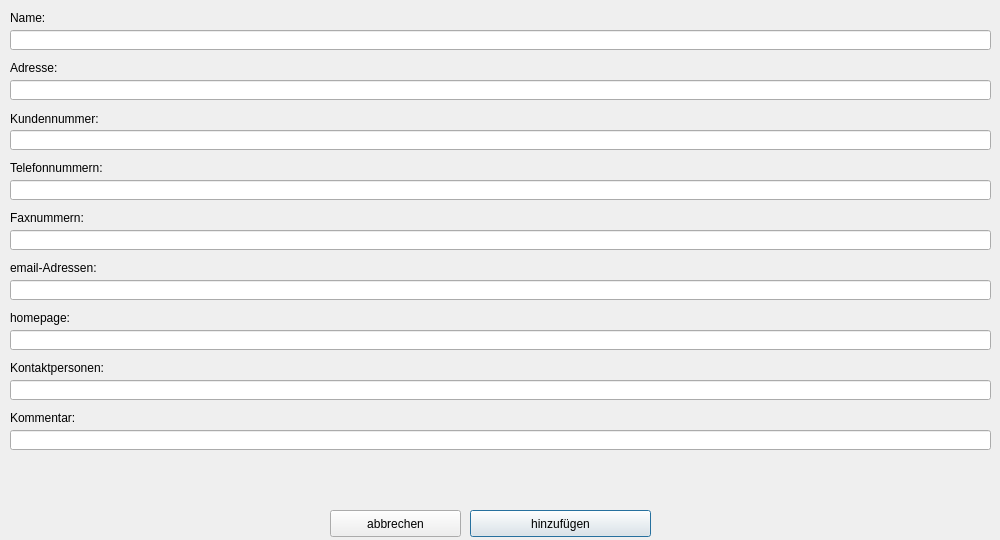
<?xml version="1.0" encoding="UTF-8"?>
<ui version="4.0">
 <class>CInputDialogDealer</class>
 <widget class="QDialog" name="CInputDialogDealer">
  <property name="geometry">
   <rect>
    <x>0</x>
    <y>0</y>
    <width>1000</width>
    <height>540</height>
   </rect>
  </property>
  <property name="windowTitle">
   <string>Dialog</string>
  </property>
  <property name="windowIcon">
   <iconset>
    <normaloff>res/icon.ico</normaloff>res/icon.ico</iconset>
  </property>
  <widget class="QLabel" name="label_2">
   <property name="geometry">
    <rect>
     <x>10</x>
     <y>60</y>
     <width>91</width>
     <height>16</height>
    </rect>
   </property>
   <property name="text">
    <string>Adresse:</string>
   </property>
  </widget>
  <widget class="QLabel" name="label_7">
   <property name="geometry">
    <rect>
     <x>10</x>
     <y>360</y>
     <width>161</width>
     <height>16</height>
    </rect>
   </property>
   <property name="text">
    <string>Kontaktpersonen:</string>
   </property>
  </widget>
  <widget class="QLabel" name="label_4">
   <property name="geometry">
    <rect>
     <x>10</x>
     <y>210</y>
     <width>151</width>
     <height>16</height>
    </rect>
   </property>
   <property name="text">
    <string>Faxnummern:</string>
   </property>
  </widget>
  <widget class="QLabel" name="label_6">
   <property name="geometry">
    <rect>
     <x>10</x>
     <y>310</y>
     <width>121</width>
     <height>16</height>
    </rect>
   </property>
   <property name="text">
    <string>homepage:</string>
   </property>
  </widget>
  <widget class="QLabel" name="label_9">
   <property name="geometry">
    <rect>
     <x>10</x>
     <y>110</y>
     <width>261</width>
     <height>18</height>
    </rect>
   </property>
   <property name="text">
    <string>Kundennummer:</string>
   </property>
  </widget>
  <widget class="QLineEdit" name="lineEditContect">
   <property name="geometry">
    <rect>
     <x>10</x>
     <y>380</y>
     <width>981</width>
     <height>20</height>
    </rect>
   </property>
   <property name="maxLength">
    <number>200</number>
   </property>
  </widget>
  <widget class="QLabel" name="label_5">
   <property name="geometry">
    <rect>
     <x>10</x>
     <y>260</y>
     <width>131</width>
     <height>16</height>
    </rect>
   </property>
   <property name="text">
    <string>email-Adressen:</string>
   </property>
  </widget>
  <widget class="QLineEdit" name="lineEditCallnumbers">
   <property name="geometry">
    <rect>
     <x>10</x>
     <y>180</y>
     <width>981</width>
     <height>20</height>
    </rect>
   </property>
   <property name="maxLength">
    <number>200</number>
   </property>
  </widget>
  <widget class="QLabel" name="labelNameError">
   <property name="geometry">
    <rect>
     <x>10</x>
     <y>470</y>
     <width>981</width>
     <height>16</height>
    </rect>
   </property>
   <property name="palette">
    <palette>
     <active>
      <colorrole role="WindowText">
       <brush brushstyle="SolidPattern">
        <color alpha="255">
         <red>170</red>
         <green>0</green>
         <blue>0</blue>
        </color>
       </brush>
      </colorrole>
      <colorrole role="Text">
       <brush brushstyle="SolidPattern">
        <color alpha="255">
         <red>170</red>
         <green>0</green>
         <blue>0</blue>
        </color>
       </brush>
      </colorrole>
     </active>
     <inactive>
      <colorrole role="WindowText">
       <brush brushstyle="SolidPattern">
        <color alpha="255">
         <red>170</red>
         <green>0</green>
         <blue>0</blue>
        </color>
       </brush>
      </colorrole>
      <colorrole role="Text">
       <brush brushstyle="SolidPattern">
        <color alpha="255">
         <red>170</red>
         <green>0</green>
         <blue>0</blue>
        </color>
       </brush>
      </colorrole>
     </inactive>
     <disabled>
      <colorrole role="WindowText">
       <brush brushstyle="SolidPattern">
        <color alpha="255">
         <red>118</red>
         <green>116</green>
         <blue>108</blue>
        </color>
       </brush>
      </colorrole>
      <colorrole role="Text">
       <brush brushstyle="SolidPattern">
        <color alpha="255">
         <red>118</red>
         <green>116</green>
         <blue>108</blue>
        </color>
       </brush>
      </colorrole>
     </disabled>
    </palette>
   </property>
   <property name="font">
    <font>
     <family>Sans Serif</family>
     <weight>75</weight>
     <bold>true</bold>
    </font>
   </property>
   <property name="text">
    <string/>
   </property>
   <property name="alignment">
    <set>Qt::AlignCenter</set>
   </property>
  </widget>
  <widget class="QLineEdit" name="lineEditCustomernumber">
   <property name="geometry">
    <rect>
     <x>10</x>
     <y>130</y>
     <width>981</width>
     <height>20</height>
    </rect>
   </property>
   <property name="maxLength">
    <number>200</number>
   </property>
  </widget>
  <widget class="QLineEdit" name="lineEditName">
   <property name="geometry">
    <rect>
     <x>10</x>
     <y>30</y>
     <width>981</width>
     <height>20</height>
    </rect>
   </property>
   <property name="maxLength">
    <number>200</number>
   </property>
  </widget>
  <widget class="QLineEdit" name="lineEditFaxnumbers">
   <property name="geometry">
    <rect>
     <x>10</x>
     <y>230</y>
     <width>981</width>
     <height>20</height>
    </rect>
   </property>
   <property name="maxLength">
    <number>200</number>
   </property>
  </widget>
  <widget class="QLineEdit" name="lineEditComment">
   <property name="geometry">
    <rect>
     <x>10</x>
     <y>430</y>
     <width>981</width>
     <height>20</height>
    </rect>
   </property>
   <property name="maxLength">
    <number>200</number>
   </property>
  </widget>
  <widget class="QLineEdit" name="lineEditHomepage">
   <property name="geometry">
    <rect>
     <x>10</x>
     <y>330</y>
     <width>981</width>
     <height>20</height>
    </rect>
   </property>
   <property name="maxLength">
    <number>200</number>
   </property>
  </widget>
  <widget class="QLabel" name="label_8">
   <property name="geometry">
    <rect>
     <x>10</x>
     <y>410</y>
     <width>151</width>
     <height>16</height>
    </rect>
   </property>
   <property name="text">
    <string>Kommentar:</string>
   </property>
  </widget>
  <widget class="QLineEdit" name="lineEditAdress">
   <property name="geometry">
    <rect>
     <x>10</x>
     <y>80</y>
     <width>981</width>
     <height>20</height>
    </rect>
   </property>
   <property name="maxLength">
    <number>200</number>
   </property>
  </widget>
  <widget class="QLineEdit" name="lineEditEmail">
   <property name="geometry">
    <rect>
     <x>10</x>
     <y>280</y>
     <width>981</width>
     <height>20</height>
    </rect>
   </property>
   <property name="maxLength">
    <number>200</number>
   </property>
  </widget>
  <widget class="QLabel" name="label_3">
   <property name="geometry">
    <rect>
     <x>10</x>
     <y>160</y>
     <width>121</width>
     <height>16</height>
    </rect>
   </property>
   <property name="text">
    <string>Telefonnummern:</string>
   </property>
  </widget>
  <widget class="QLabel" name="label">
   <property name="geometry">
    <rect>
     <x>10</x>
     <y>10</y>
     <width>91</width>
     <height>16</height>
    </rect>
   </property>
   <property name="text">
    <string>Name:</string>
   </property>
  </widget>
  <widget class="QPushButton" name="pushButtonOk">
   <property name="geometry">
    <rect>
     <x>470</x>
     <y>510</y>
     <width>181</width>
     <height>27</height>
    </rect>
   </property>
   <property name="text">
    <string>hinzufügen</string>
   </property>
  </widget>
  <widget class="QPushButton" name="pushButtonCancel">
   <property name="geometry">
    <rect>
     <x>330</x>
     <y>510</y>
     <width>131</width>
     <height>27</height>
    </rect>
   </property>
   <property name="text">
    <string>abbrechen</string>
   </property>
  </widget>
 </widget>
 <tabstops>
  <tabstop>lineEditName</tabstop>
  <tabstop>lineEditAdress</tabstop>
  <tabstop>lineEditCustomernumber</tabstop>
  <tabstop>lineEditCallnumbers</tabstop>
  <tabstop>lineEditFaxnumbers</tabstop>
  <tabstop>lineEditEmail</tabstop>
  <tabstop>lineEditHomepage</tabstop>
  <tabstop>lineEditContect</tabstop>
  <tabstop>lineEditComment</tabstop>
  <tabstop>pushButtonCancel</tabstop>
  <tabstop>pushButtonOk</tabstop>
 </tabstops>
 <resources/>
 <connections/>
</ui>
